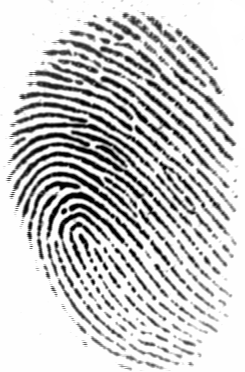
#> input picture database/101_1.tiff, 245 x 372 px, found by its file name; its folder holds 4 pictures in this run; the run also reads 1 picture not shown here
$ python f1.py database/101_1.tiff database/101_2.tiff   (older library calls are emulated)
#> lines starting #> are read from the running program, lines starting #| are printed output that depends on the picture; after the words box and inside, x2 and y2 are one past the last pixel; in counts of white or black regions, pixels touching at a corner belong together
#> in main, img1 is the input picture: shape (372, 245); min 1, max 255, mean 201.2
### enhance/ridge_segment.py
# RIDGESEGMENT - Normalises fingerprint image and segments ridge region

#

# Function identifies ridge regions of a fingerprint image and returns a

# mask identifying this region.  It also normalises the intesity values of

# the image so that the ridge regions have zero mean, unit standard

# deviation.

#

# This function breaks the image up into blocks of size blksze x blksze and

# evaluates the standard deviation in each region.  If the standard

# deviation is above the threshold it is deemed part of the fingerprint.

# Note that the image is normalised to have zero mean, unit standard

# deviation prior to performing this process so that the threshold you

# specify is relative to a unit standard deviation.

#

# Usage:   [normim, mask, maskind] = ridgesegment(im, blksze, thresh)

#

# Arguments:   im     - Fingerprint image to be segmented.

#              blksze - Block size over which the the standard

#                       deviation is determined (try a value of 16).

#              thresh - Threshold of standard deviation to decide if a

#                       block is a ridge region (Try a value 0.1 - 0.2)

#

# Returns:     normim - Image where the ridge regions are renormalised to

#                       have zero mean, unit standard deviation.

#              mask   - Mask indicating ridge-like regions of the image,

#                       0 for non ridge regions, 1 for ridge regions.

#              maskind - Vector of indices of locations within the mask.

#

# Suggested values for a 500dpi fingerprint image:

#

#   [normim, mask, maskind] = ridgesegment(im, 16, 0.1)

#

# See also: RIDGEORIENT, RIDGEFREQ, RIDGEFILTER


### REFERENCES


# Peter Kovesi

# School of Computer Science & Software Engineering

# The University of Western Australia

# pk at csse uwa edu au

# http://www.csse.uwa.edu.au/~pk


import numpy as np


def normalise(img, mean, std):
    normed = (img - np.mean(img)) / (np.std(img));

    return (normed)


def ridge_segment(im, blksze, thresh):
#> called with blksze = 16, thresh = 0.1
    rows, cols = im.shape;

    im = normalise(im, 0, 1);  # normalise to get zero mean and unit standard deviation

    new_rows = np.int(blksze * np.ceil((np.float(rows)) / (np.float(blksze))))

    new_cols = np.int(blksze * np.ceil((np.float(cols)) / (np.float(blksze))))

    padded_img = np.zeros((new_rows, new_cols));

    stddevim = np.zeros((new_rows, new_cols));

    padded_img[0:rows][:, 0:cols] = im;

    for i in range(0, new_rows, blksze):

        for j in range(0, new_cols, blksze):
            block = padded_img[i:i + blksze][:, j:j + blksze];

            stddevim[i:i + blksze][:, j:j + blksze] = np.std(block) * np.ones(block.shape)
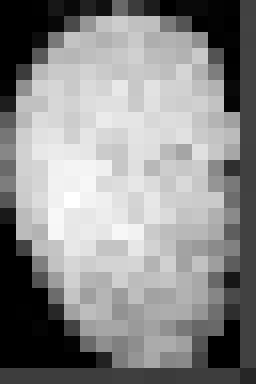
#> stddevim: shape (384, 256) float64; min 0, max 1.29, mean 0.704; drawn with min black and max white

    stddevim = stddevim[0:rows][:, 0:cols]
#> stddevim: shape (372, 245) float64

    mask = stddevim > thresh;
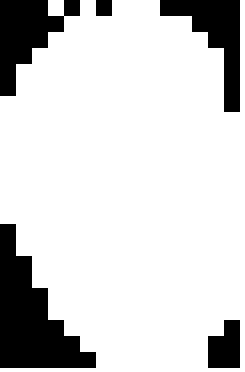
#> mask: shape (372, 245) bool; 82.6% white; 5 black regions, box (x1, y1, x2, y2) and area: (0, 224, 96, 368) 6912, (0, 0, 80, 96) 3840, (160, 0, 240, 112) 3584, (208, 320, 240, 368) 1280, (96, 0, 112, 16) 256

    mean_val = np.mean(im[mask]);
#> mean_val = -0.151

    std_val = np.std(im[mask]);
#> std_val = 1.04

    normim = (im - mean_val) / (std_val);

    return (normim, mask)

### enhance/ridge_orient.py
# RIDGEORIENT - Estimates the local orientation of ridges in a fingerprint

#

# Usage:  [orientim, reliability, coherence] = ridgeorientation(im, gradientsigma,...

#                                             blocksigma, ...

#                                             orientsmoothsigma)

#

# Arguments:  im                - A normalised input image.

#             gradientsigma     - Sigma of the derivative of Gaussian

#                                 used to compute image gradients.

#             blocksigma        - Sigma of the Gaussian weighting used to

#                                 sum the gradient moments.

#             orientsmoothsigma - Sigma of the Gaussian used to smooth

#                                 the final orientation vector field.

#                                 Optional: if ommitted it defaults to 0

#

# Returns:    orientim          - The orientation image in radians.

#                                 Orientation values are +ve clockwise

#                                 and give the direction *along* the

#                                 ridges.

#             reliability       - Measure of the reliability of the

#                                 orientation measure.  This is a value

#                                 between 0 and 1. I think a value above

#                                 about 0.5 can be considered 'reliable'.

#                                 reliability = 1 - Imin./(Imax+.001);

#             coherence         - A measure of the degree to which the local

#                                 area is oriented.

#                                 coherence = ((Imax-Imin)./(Imax+Imin)).^2;

#

# With a fingerprint image at a 'standard' resolution of 500dpi suggested

# parameter values might be:

#

#    [orientim, reliability] = ridgeorient(im, 1, 3, 3);

#

# See also: RIDGESEGMENT, RIDGEFREQ, RIDGEFILTER


### REFERENCES


# May 2003      Original version by Raymond Thai,

# January 2005  Reworked by Peter Kovesi

# October 2011  Added coherence computation and orientsmoothsigma made optional

#

# School of Computer Science & Software Engineering

# The University of Western Australia

# pk at csse uwa edu au

# http://www.csse.uwa.edu.au/~pk


import numpy as np;

import cv2;

from scipy import ndimage;

from scipy import signal


def ridge_orient(im, gradientsigma, blocksigma, orientsmoothsigma):
#> called with gradientsigma = 1, blocksigma = 7, orientsmoothsigma = 7
    rows, cols = im.shape;
#> rows = 372; cols = 245

    # Calculate image gradients.

    sze = np.fix(6 * gradientsigma);

    if np.remainder(sze, 2) == 0:
        sze = sze + 1;

    gauss = cv2.getGaussianKernel(np.int(sze), gradientsigma);

    f = gauss * gauss.T;

    fy, fx = np.gradient(f);  # Gradient of Gaussian

    # Gx = ndimage.convolve(np.double(im),fx);

    # Gy = ndimage.convolve(np.double(im),fy);

    Gx = signal.convolve2d(im, fx, mode='same');

    Gy = signal.convolve2d(im, fy, mode='same');

    Gxx = np.power(Gx, 2);

    Gyy = np.power(Gy, 2);

    Gxy = Gx * Gy;

    # Now smooth the covariance data to perform a weighted summation of the data.

    sze = np.fix(6 * blocksigma);

    gauss = cv2.getGaussianKernel(np.int(sze), blocksigma);

    f = gauss * gauss.T;

    Gxx = ndimage.convolve(Gxx, f);

    Gyy = ndimage.convolve(Gyy, f);

    Gxy = 2 * ndimage.convolve(Gxy, f);

    # Analytic solution of principal direction

    denom = np.sqrt(np.power(Gxy, 2) + np.power((Gxx - Gyy), 2)) + np.finfo(float).eps;

    sin2theta = Gxy / denom;  # Sine and cosine of doubled angles

    cos2theta = (Gxx - Gyy) / denom;

    if orientsmoothsigma:

        sze = np.fix(6 * orientsmoothsigma);

        if np.remainder(sze, 2) == 0:
            sze = sze + 1;

        gauss = cv2.getGaussianKernel(np.int(sze), orientsmoothsigma);

        f = gauss * gauss.T;

        cos2theta = ndimage.convolve(cos2theta, f);  # Smoothed sine and cosine of

        sin2theta = ndimage.convolve(sin2theta, f);  # doubled angles
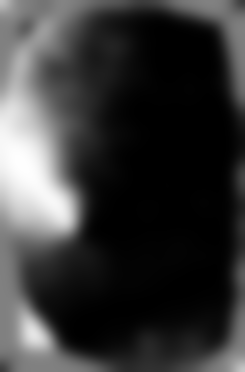
#> sin2theta: shape (372, 245) float64; min -0.999, max 0.988, mean -0.562; drawn with min black and max white

    orientim = np.pi / 2 + np.arctan2(sin2theta, cos2theta) / 2;
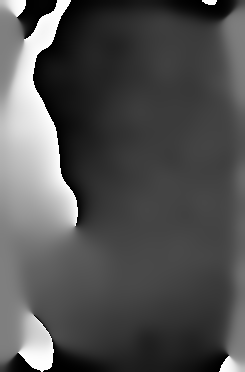
#> orientim: shape (372, 245) float64; min 1.65e-07, max 3.14, mean 1; drawn with min black and max white

    return (orientim);

### enhance/ridge_freq.py
# RIDGEFREQ - Calculates a ridge frequency image
#
# Function to estimate the fingerprint ridge frequency across a
# fingerprint image. This is done by considering blocks of the image and
# determining a ridgecount within each block by a call to FREQEST.
#
# Usage:
#  [freqim, medianfreq] =  ridgefreq(im, mask, orientim, blksze, windsze, ...
#                                    minWaveLength, maxWaveLength)
#
# Arguments:
#         im       - Image to be processed.
#         mask     - Mask defining ridge regions (obtained from RIDGESEGMENT)
#         orientim - Ridge orientation image (obtained from RIDGORIENT)
#         blksze   - Size of image block to use (say 32)
#         windsze  - Window length used to identify peaks. This should be
#                    an odd integer, say 3 or 5.
#         minWaveLength,  maxWaveLength - Minimum and maximum ridge
#                     wavelengths, in pixels, considered acceptable.
#
# Returns:
#         freqim     - An image  the same size as im with  values set to
#                      the estimated ridge spatial frequency within each
#                      image block.  If a  ridge frequency cannot be
#                      found within a block, or cannot be found within the
#                      limits set by min and max Wavlength freqim is set
#                      to zeros within that block.
#         medianfreq - Median frequency value evaluated over all the
#                      valid regions of the image.
#
# Suggested parameters for a 500dpi fingerprint image
#   [freqim, medianfreq] = ridgefreq(im,orientim, 32, 5, 5, 15);
#

# See also: RIDGEORIENT, FREQEST, RIDGESEGMENT

# Reference:
# Hong, L., Wan, Y., and Jain, A. K. Fingerprint image enhancement:
# Algorithm and performance evaluation. IEEE Transactions on Pattern
# Analysis and Machine Intelligence 20, 8 (1998), 777 789.

### REFERENCES

# Peter Kovesi
# School of Computer Science & Software Engineering
# The University of Western Australia
# pk at csse uwa edu au
# http://www.csse.uwa.edu.au/~pk


import numpy as np
# import math
# import scipy.ndimage
from .frequest import frequest


def ridge_freq(im, mask, orient, blksze, windsze, minWaveLength, maxWaveLength):
#> called with blksze = 38, windsze = 5, minWaveLength = 5, maxWaveLength = 15
    rows, cols = im.shape;
#> rows = 372; cols = 245
    freq = np.zeros((rows, cols));

    for r in range(0, rows - blksze, blksze):
        for c in range(0, cols - blksze, blksze):
            blkim = im[r:r + blksze][:, c:c + blksze];
            blkor = orient[r:r + blksze][:, c:c + blksze];

            freq[r:r + blksze][:, c:c + blksze] = frequest(blkim, blkor, windsze, minWaveLength, maxWaveLength);
#> this loop made 9 passes
#> pass 1, in frequest (call 4), `rotim = rotim[offset:offset + cropsze][:, offset:offset + cropsze];`:
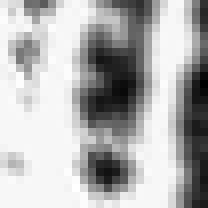
#> rotim: shape (26, 26) float64 (shown 8 times larger); min -2.07, max 0.94, mean 0.0286; drawn with min black and max white
#> after the loop:
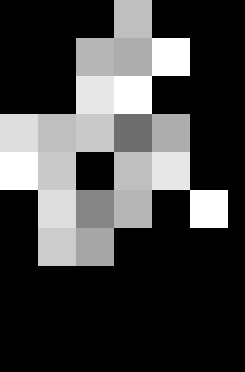
#> freq: shape (372, 245) float64; min 0, max 0.2, mean 0.0526; drawn with min black and max white

    freq = freq * mask;
    freq_1d = np.reshape(freq, (1, rows * cols));
    ind = np.where(freq_1d > 0);

    ind = np.array(ind);
    ind = ind[1, :];

    non_zero_elems_in_freq = freq_1d[0][ind];

    meanfreq = np.mean(non_zero_elems_in_freq);
    medianfreq = np.median(non_zero_elems_in_freq);  # does not work properly
    return (freq, meanfreq)

### enhance/frequest.py
# FREQEST - Estimate fingerprint ridge frequency within image block

#

# Function to estimate the fingerprint ridge frequency within a small block

# of a fingerprint image.  This function is used by RIDGEFREQ

#

# Usage:

#  freqim =  freqest(im, orientim, windsze, minWaveLength, maxWaveLength)

#

# Arguments:

#         im       - Image block to be processed.

#         orientim - Ridge orientation image of image block.

#         windsze  - Window length used to identify peaks. This should be

#                    an odd integer, say 3 or 5.

#         minWaveLength,  maxWaveLength - Minimum and maximum ridge

#                     wavelengths, in pixels, considered acceptable.

#

# Returns:

#         freqim    - An image block the same size as im with all values

#                     set to the estimated ridge spatial frequency.  If a

#                     ridge frequency cannot be found, or cannot be found

#                     within the limits set by min and max Wavlength

#                     freqim is set to zeros.

#

# Suggested parameters for a 500dpi fingerprint image

#   freqim = freqest(im,orientim, 5, 5, 15);

#

# See also:  RIDGEFREQ, RIDGEORIENT, RIDGESEGMENT


### REFERENCES


# Peter Kovesi

# School of Computer Science & Software Engineering

# The University of Western Australia

# pk at csse uwa edu au

# http://www.csse.uwa.edu.au/~pk


import numpy as np

import math

import scipy.ndimage


# import cv2

def frequest(im, orientim, windsze, minWaveLength, maxWaveLength):
    rows, cols = np.shape(im);

    # Find mean orientation within the block. This is done by averaging the

    # sines and cosines of the doubled angles before reconstructing the

    # angle again.  This avoids wraparound problems at the origin.

    cosorient = np.mean(np.cos(2 * orientim));

    sinorient = np.mean(np.sin(2 * orientim));

    orient = math.atan2(sinorient, cosorient) / 2;

    # Rotate the image block so that the ridges are vertical

    # ROT_mat = cv2.getRotationMatrix2D((cols/2,rows/2),orient/np.pi*180 + 90,1)

    # rotim = cv2.warpAffine(im,ROT_mat,(cols,rows))

    rotim = scipy.ndimage.rotate(im, orient / np.pi * 180 + 90, axes=(1, 0), reshape=False, order=3, mode='nearest');

    # Now crop the image so that the rotated image does not contain any

    # invalid regions.  This prevents the projection down the columns

    # from being mucked up.

    cropsze = int(np.fix(rows / np.sqrt(2)));

    offset = int(np.fix((rows - cropsze) / 2));

    rotim = rotim[offset:offset + cropsze][:, offset:offset + cropsze];

    # Sum down the columns to get a projection of the grey values down

    # the ridges.

    proj = np.sum(rotim, axis=0);

    dilation = scipy.ndimage.grey_dilation(proj, windsze, structure=np.ones(windsze));

    temp = np.abs(dilation - proj);

    peak_thresh = 2;

    maxpts = (temp < peak_thresh) & (proj > np.mean(proj));

    maxind = np.where(maxpts);

    rows_maxind, cols_maxind = np.shape(maxind);

    # Determine the spatial frequency of the ridges by divinding the

    # distance between the 1st and last peaks by the (No of peaks-1). If no

    # peaks are detected, or the wavelength is outside the allowed bounds,

    # the frequency image is set to 0

    if (cols_maxind < 2):

        freqim = np.zeros(im.shape);

    else:

        NoOfPeaks = cols_maxind;

        waveLength = (maxind[0][cols_maxind - 1] - maxind[0][0]) / (NoOfPeaks - 1);

        if waveLength >= minWaveLength and waveLength <= maxWaveLength:

            freqim = 1 / np.double(waveLength) * np.ones(im.shape);

        else:

            freqim = np.zeros(im.shape);

    return (freqim);

### enhance/image_enhance.py
from .ridge_segment import ridge_segment

from .ridge_orient import ridge_orient

from .ridge_freq import ridge_freq

from .ridge_filter import ridge_filter


def image_enhance(img):
    blksze = 16;

    thresh = 0.1;

    normim, mask = ridge_segment(img, blksze, thresh);  # normalise the image and find a ROI

    gradientsigma = 1;

    blocksigma = 7;

    orientsmoothsigma = 7;

    orientim = ridge_orient(normim, gradientsigma, blocksigma, orientsmoothsigma);  # find orientation of every pixel

    blksze = 38;

    windsze = 5;

    minWaveLength = 5;

    maxWaveLength = 15;

    freq, medfreq = ridge_freq(normim, mask, orientim, blksze, windsze, minWaveLength,
                               maxWaveLength);  # find the overall frequency of ridges

    freq = medfreq * mask;

    kx = 0.65;
    ky = 0.65;

    newim = ridge_filter(normim, orientim, freq, kx, ky);  # create gabor filter and do the actual filtering

    # th, bin_im = cv2.threshold(np.uint8(newim),0,255,cv2.THRESH_BINARY);

    return (newim < -3)

### enhance/ridge_filter.py

# RIDGEFILTER - enhances fingerprint image via oriented filters

#

# Function to enhance fingerprint image via oriented filters

#

# Usage:

#  newim =  ridgefilter(im, orientim, freqim, kx, ky, showfilter)

#

# Arguments:

#         im       - Image to be processed.

#         orientim - Ridge orientation image, obtained from RIDGEORIENT.

#         freqim   - Ridge frequency image, obtained from RIDGEFREQ.

#         kx, ky   - Scale factors specifying the filter sigma relative

#                    to the wavelength of the filter.  This is done so

#                    that the shapes of the filters are invariant to the

#                    scale.  kx controls the sigma in the x direction

#                    which is along the filter, and hence controls the

#                    bandwidth of the filter.  ky controls the sigma

#                    across the filter and hence controls the

#                    orientational selectivity of the filter. A value of

#                    0.5 for both kx and ky is a good starting point.

#         showfilter - An optional flag 0/1.  When set an image of the

#                      largest scale filter is displayed for inspection.

#

# Returns:

#         newim    - The enhanced image

#

# See also: RIDGEORIENT, RIDGEFREQ, RIDGESEGMENT


# Reference:

# Hong, L., Wan, Y., and Jain, A. K. Fingerprint image enhancement:

# Algorithm and performance evaluation. IEEE Transactions on Pattern

# Analysis and Machine Intelligence 20, 8 (1998), 777 789.


### REFERENCES


# Peter Kovesi

# School of Computer Science & Software Engineering

# The University of Western Australia

# pk at csse uwa edu au

# http://www.csse.uwa.edu.au/~pk


import numpy as np

import scipy;

def ridge_filter(im, orient, freq, kx, ky):

#> called with kx = 0.65, ky = 0.65
    angleInc = 3;

    im = np.double(im);

    rows ,cols = im.shape;

    newim = np.zeros((rows ,cols));


    freq_1d = np.reshape(freq ,(1 ,rows * cols));

    ind = np.where(freq_1d >0);


    ind = np.array(ind);

    ind = ind[1 ,:];


    # Round the array of frequencies to the nearest 0.01 to reduce the

    # number of distinct frequencies we have to deal with.


    non_zero_elems_in_freq = freq_1d[0][ind];

    non_zero_elems_in_freq = np.double(np.round((non_zero_elems_in_freq *100)) ) /100;


    unfreq = np.unique(non_zero_elems_in_freq);


    # Generate filters corresponding to these distinct frequencies and

    # orientations in 'angleInc' increments.


    sigmax = 1/ unfreq[0] * kx;

    sigmay = 1 / unfreq[0] * ky;

    sze = np.round(3 * np.max([sigmax, sigmay]));

    x, y = np.meshgrid(np.linspace(-sze, sze, (2 * sze + 1)), np.linspace(-sze, sze, (2 * sze + 1)));

    reffilter = np.exp(-(((np.power(x, 2)) / (sigmax * sigmax) + (np.power(y, 2)) / (sigmay * sigmay)))) * np.cos(
        2 * np.pi * unfreq[0] * x);  # this is the original gabor filter
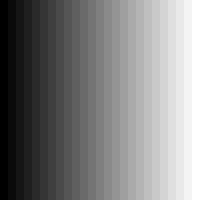
#> x: shape (25, 25) float64 (shown 8 times larger); min -12, max 12, mean 0; drawn with min black and max white

    filt_rows, filt_cols = reffilter.shape;

    gabor_filter = np.array(np.zeros((int(180 / angleInc), int(filt_rows), int(filt_cols))));

    for o in range(0, int(180 / angleInc)):
        # Generate rotated versions of the filter.  Note orientation

        # image provides orientation *along* the ridges, hence +90

        # degrees, and imrotate requires angles +ve anticlockwise, hence

        # the minus sign.

        rot_filt = scipy.ndimage.rotate(reffilter, -(o * angleInc + 90), reshape=False);

        gabor_filter[o] = rot_filt;
#> (the rest of the program and of its run is left out)
